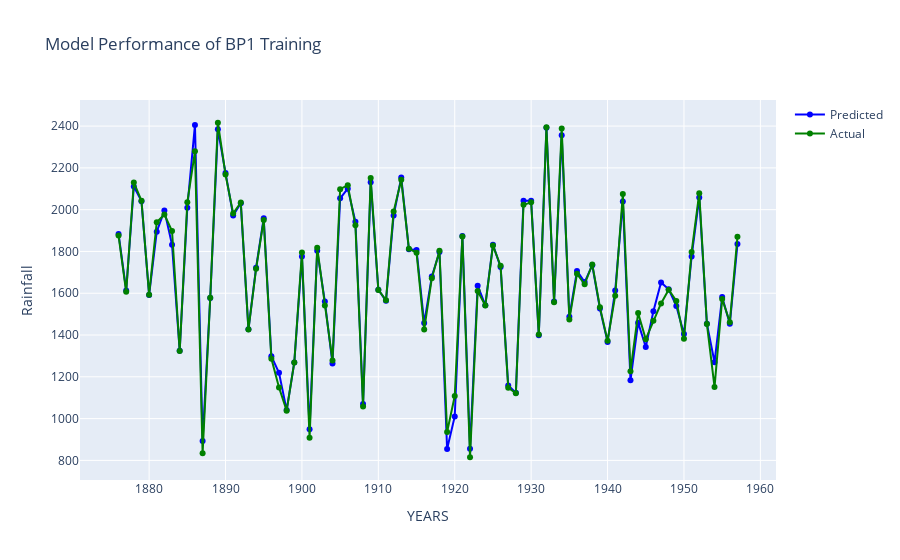
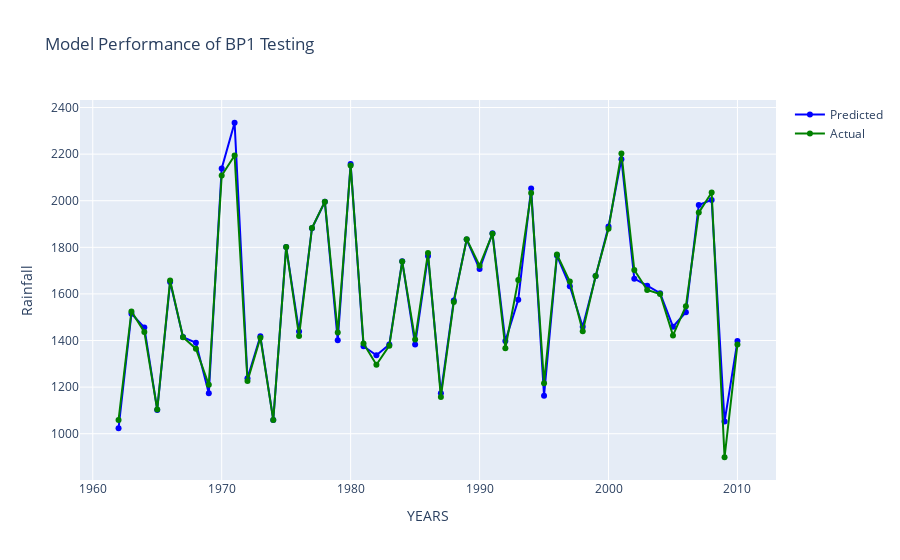
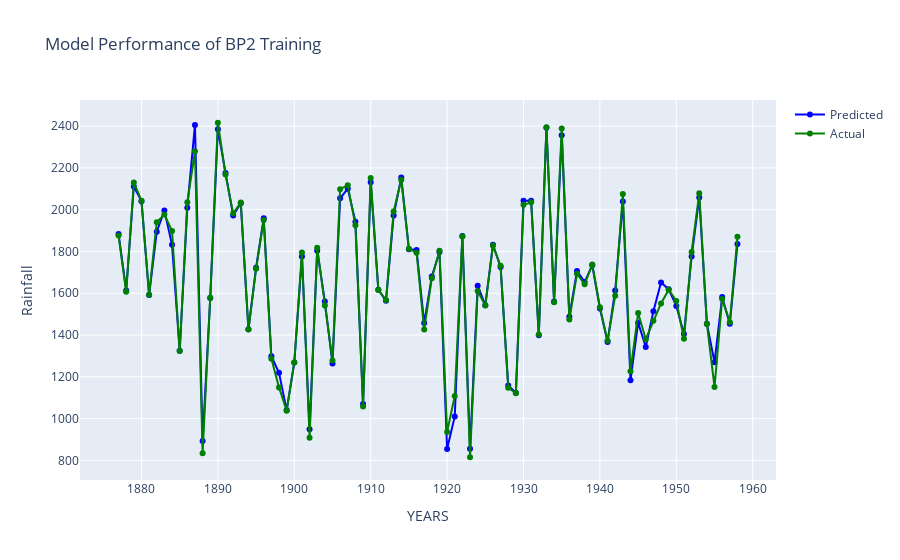
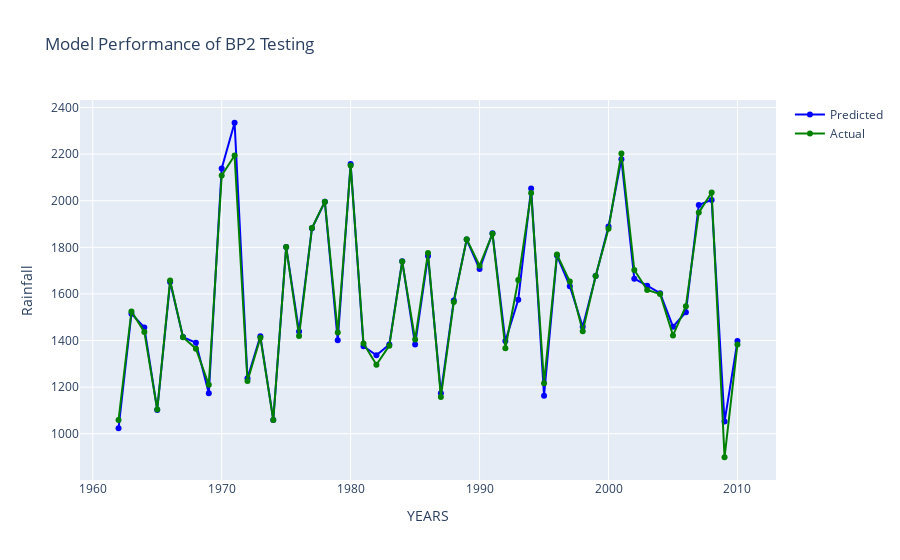

The notebook cell these images were saved under, in order:
### Code cell
import numpy as np
import pandas as pd
import random
import tensorflow as tf
from tensorflow.keras.models import Sequential
from tensorflow.keras.layers import Dense, Input
from tensorflow.keras.optimizers import SGD
from tensorflow.keras.callbacks import EarlyStopping

# Function to normalize data
def normalize_data(X, min_val, max_val):
    return (X - min_val) / (max_val - min_val)

# Function to denormalize predictions
def denorm_values(y, pred, max_val, min_val, column='t-0'):
    predictions = pred * (max_val[column] - min_val[column]) + min_val[column]
    true_val = y * (max_val[column] - min_val[column]) + min_val[column]
    return true_val, predictions

# Function to create a custom train-test split based on a condition
def train_test_split_custom(dataset, split_condition):
    split_index = dataset[dataset.iloc[:, -1] == split_condition].index[0] + 2
    train_data = dataset.iloc[:split_index, :]
    test_data = dataset.iloc[split_index:, :]
    return train_data, test_data

def train_bp_model(layers, X_train, y_train):
    pm = X_train.shape[1]

    model = Sequential([
        Input(shape=(layers,)),
        Dense(units=layers + 1, kernel_initializer='glorot_uniform', activation='sigmoid'),  # Hidden layer
        Dense(units=1, kernel_initializer='glorot_uniform', activation='sigmoid')  # Output layer
    ])

    optimizer = SGD(learning_rate=0.1, momentum=0.99, nesterov=True)
    early_stopping = EarlyStopping(monitor='loss', min_delta=0.0001, patience=100, restore_best_weights=True)

    model.compile(optimizer=optimizer, loss='mean_squared_error')
    model.fit(X_train, y_train, batch_size=16, epochs=10000, verbose=0, callbacks=[early_stopping])

    return model


np.random.seed(8)
tf.random.set_seed(8)
random.seed(8)

df_results = pd.DataFrame()

for i in range(5):
    layers = 5 + i
    data = June_Data_all[i]
    year_start = 1876 + i
    min_val = data.min()
    max_val = data.max()

    train_data, test_data = train_test_split_custom(data, 1461)

    X_train = train_data.iloc[:, 0:layers].values
    y_train = train_data.iloc[:, layers].values

    X_train = normalize_data(X_train, min_val[:layers].values, max_val[:layers].values)

    X_test = test_data.iloc[:, 0:layers].values
    y_test = test_data.iloc[:, layers].values 
    
    X_test = normalize_data(X_test, min_val[:layers].values, max_val[:layers].values)
    model = train_bp_model(layers, X_train, y_train)
    
    y_train_pred = model.predict(X_train)
    y_test_pred = model.predict(X_test)
    
    # # Denormalize training predictions
    # y_train_true, y_train_pred_denorm = denorm_values(y_train, y_train_pred, max_val, min_val, column='t-0')
    # # Denormalize testing predictions
    # y_test_true, y_test_pred_denorm = denorm_values(y_test, y_test_pred, max_val, min_val, column='t-0')

    mapping_graph(y_train_true, y_train_pred_denorm, year_start, f'BP{i+1} Training')
    metrics = calculate_metrics(y_train_true, y_train_pred_denorm)
    print(f'BP{i+1} Training')
    for key, value in metrics.items():
        print(f'{key}: {value}')
    
    mapping_graph(y_test_true, y_test_pred_denorm, year_start + len(y_train), f'BP{i+1} Testing')
    metrics = calculate_metrics(y_test_true, y_test_pred_denorm)
    print(f'BP{i+1} Testing')
    for key, value in metrics.items():
        print(f'{key}: {value}')

### Figure 1 — Plotly figure (JSON) as saved in the notebook; plotly's stock layout.template omitted (floating-point values rounded to 4 significant figures)
{"data": [{"line": {"color": "blue"}, "mode": "lines+markers", "name": "Predicted", "type": "scatter", "x": [1876, 1877, 1878, 1879, 1880, 1881, 1882, 1883, 1884, 1885, 1886, 1887, 1888, 1889, 1890, 1891, 1892, 1893, 1894, 1895, 1896, 1897, 1898, 1899, 1900, 1901, 1902, 1903, 1904, 1905, 1906, 1907, 1908, 1909, 1910, 1911, 1912, 1913, 1914, 1915, 1916, 1917, 1918, 1919, 1920, 1921, 1922, 1923, 1924, 1925, 1926, 1927, 1928, 1929, 1930, 1931, 1932, 1933, 1934, 1935, 1936, 1937, 1938, 1939, 1940, 1941, 1942, 1943, 1944, 1945, 1946, 1947, 1948, 1949, 1950, 1951, 1952, 1953, 1954, 1955, 1956, 1957], "y": [1884.0, 1614.0, 2111.0, 2041.0, 1592.0, 1895.0, 1996.0, 1832.0, 1325.0, 2010.0, 2405.0, 893.0, 1577.0, 2385.0, 2176.0, 1972.0, 2030.0, 1427.0, 1722.0, 1959.0, 1299.0, 1219.0, 1041.0, 1268.0, 1775.0, 948.8, 1804.0, 1560.0, 1264.0, 2054.0, 2101.0, 1943.0, 1070.0, 2132.0, 1617.0, 1564.0, 1972.0, 2154.0, 1810.0, 1807.0, 1457.0, 1680.0, 1797.0, 854.2, 1010.0, 1874.0, 855.2, 1636.0, 1543.0, 1832.0, 1725.0, 1158.0, 1124.0, 2043.0, 2043.0, 1399.0, 2392.0, 1560.0, 2356.0, 1487.0, 1707.0, 1653.0, 1734.0, 1527.0, 1367.0, 1613.0, 2039.0, 1184.0, 1459.0, 1343.0, 1513.0, 1652.0, 1619.0, 1539.0, 1405.0, 1775.0, 2058.0, 1454.0, 1270.0, 1582.0, 1453.0, 1835.0]}, {"line": {"color": "green"}, "mode": "lines+markers", "name": "Actual", "type": "scatter", "x": [1876, 1877, 1878, 1879, 1880, 1881, 1882, 1883, 1884, 1885, 1886, 1887, 1888, 1889, 1890, 1891, 1892, 1893, 1894, 1895, 1896, 1897, 1898, 1899, 1900, 1901, 1902, 1903, 1904, 1905, 1906, 1907, 1908, 1909, 1910, 1911, 1912, 1913, 1914, 1915, 1916, 1917, 1918, 1919, 1920, 1921, 1922, 1923, 1924, 1925, 1926, 1927, 1928, 1929, 1930, 1931, 1932, 1933, 1934, 1935, 1936, 1937, 1938, 1939, 1940, 1941, 1942, 1943, 1944, 1945, 1946, 1947, 1948, 1949, 1950, 1951, 1952, 1953, 1954, 1955, 1956, 1957], "y": [1876, 1607, 2130, 2043, 1593, 1940, 1977, 1898, 1323, 2035, 2279, 834, 1579, 2416, 2168, 1982, 2034, 1426, 1717, 1951, 1287, 1149, 1038, 1269, 1795, 908, 1818, 1541, 1278, 2098, 2117, 1925, 1058, 2151, 1616, 1567, 1991, 2143, 1813, 1794, 1426, 1672, 1803, 936, 1108, 1871, 815, 1611, 1541, 1828, 1731, 1148, 1121, 2023, 2035, 1402, 2394, 1557, 2388, 1474, 1693, 1643, 1738, 1533, 1372, 1588, 2075, 1227, 1505, 1380, 1468, 1551, 1617, 1563, 1382, 1797, 2079, 1453, 1151, 1573, 1461, 1870]}], "layout": {"autosize": true, "title": {"text": "Model Performance of BP1 Training"}, "xaxis": {"autorange": true, "range": [1871.0, 1962.0], "title": {"text": "YEARS"}, "type": "linear"}, "yaxis": {"autorange": true, "range": [682.9, 2548.0], "title": {"text": "Rainfall"}, "type": "linear"}}}

### Figure 2 — Plotly figure (JSON) as saved in the notebook; plotly's stock layout.template omitted (floating-point values rounded to 4 significant figures)
{"data": [{"line": {"color": "blue"}, "mode": "lines+markers", "name": "Predicted", "type": "scatter", "x": [1962, 1963, 1964, 1965, 1966, 1967, 1968, 1969, 1970, 1971, 1972, 1973, 1974, 1975, 1976, 1977, 1978, 1979, 1980, 1981, 1982, 1983, 1984, 1985, 1986, 1987, 1988, 1989, 1990, 1991, 1992, 1993, 1994, 1995, 1996, 1997, 1998, 1999, 2000, 2001, 2002, 2003, 2004, 2005, 2006, 2007, 2008, 2009, 2010], "y": [1024.0, 1515.0, 1456.0, 1102.0, 1651.0, 1415.0, 1391.0, 1174.0, 2138.0, 2335.0, 1238.0, 1419.0, 1059.0, 1801.0, 1438.0, 1881.0, 1995.0, 1401.0, 2157.0, 1375.0, 1337.0, 1383.0, 1741.0, 1382.0, 1763.0, 1174.0, 1572.0, 1833.0, 1707.0, 1861.0, 1398.0, 1575.0, 2052.0, 1163.0, 1765.0, 1633.0, 1459.0, 1677.0, 1889.0, 2179.0, 1666.0, 1635.0, 1603.0, 1459.0, 1521.0, 1982.0, 2003.0, 1052.0, 1398.0]}, {"line": {"color": "green"}, "mode": "lines+markers", "name": "Actual", "type": "scatter", "x": [1962, 1963, 1964, 1965, 1966, 1967, 1968, 1969, 1970, 1971, 1972, 1973, 1974, 1975, 1976, 1977, 1978, 1979, 1980, 1981, 1982, 1983, 1984, 1985, 1986, 1987, 1988, 1989, 1990, 1991, 1992, 1993, 1994, 1995, 1996, 1997, 1998, 1999, 2000, 2001, 2002, 2003, 2004, 2005, 2006, 2007, 2008, 2009, 2010], "y": [1059, 1525, 1437, 1104, 1658, 1414, 1365, 1210, 2108, 2194, 1226, 1412, 1059, 1801, 1419, 1883, 1996, 1434, 2151, 1387, 1296, 1378, 1739, 1404, 1776, 1158, 1565, 1835, 1721, 1858, 1367, 1660, 2033, 1217, 1769, 1653, 1440, 1677, 1880, 2203, 1703, 1617, 1600, 1422, 1547, 1949, 2035, 899, 1383]}], "layout": {"autosize": true, "title": {"text": "Model Performance of BP1 Testing"}, "xaxis": {"autorange": true, "range": [1959.0, 2013.0], "title": {"text": "YEARS"}, "type": "linear"}, "yaxis": {"autorange": true, "range": [780.5, 2453.0], "title": {"text": "Rainfall"}, "type": "linear"}}}

### Figure 3 — Plotly figure (JSON) as saved in the notebook; plotly's stock layout.template omitted (floating-point values rounded to 4 significant figures)
{"data": [{"line": {"color": "blue"}, "mode": "lines+markers", "name": "Predicted", "type": "scatter", "x": [1877, 1878, 1879, 1880, 1881, 1882, 1883, 1884, 1885, 1886, 1887, 1888, 1889, 1890, 1891, 1892, 1893, 1894, 1895, 1896, 1897, 1898, 1899, 1900, 1901, 1902, 1903, 1904, 1905, 1906, 1907, 1908, 1909, 1910, 1911, 1912, 1913, 1914, 1915, 1916, 1917, 1918, 1919, 1920, 1921, 1922, 1923, 1924, 1925, 1926, 1927, 1928, 1929, 1930, 1931, 1932, 1933, 1934, 1935, 1936, 1937, 1938, 1939, 1940, 1941, 1942, 1943, 1944, 1945, 1946, 1947, 1948, 1949, 1950, 1951, 1952, 1953, 1954, 1955, 1956, 1957, 1958], "y": [1884.0, 1614.0, 2111.0, 2041.0, 1592.0, 1895.0, 1996.0, 1832.0, 1325.0, 2010.0, 2405.0, 893.0, 1577.0, 2385.0, 2176.0, 1972.0, 2030.0, 1427.0, 1722.0, 1959.0, 1299.0, 1219.0, 1041.0, 1268.0, 1775.0, 948.8, 1804.0, 1560.0, 1264.0, 2054.0, 2101.0, 1943.0, 1070.0, 2132.0, 1617.0, 1564.0, 1972.0, 2154.0, 1810.0, 1807.0, 1457.0, 1680.0, 1797.0, 854.2, 1010.0, 1874.0, 855.2, 1636.0, 1543.0, 1832.0, 1725.0, 1158.0, 1124.0, 2043.0, 2043.0, 1399.0, 2392.0, 1560.0, 2356.0, 1487.0, 1707.0, 1653.0, 1734.0, 1527.0, 1367.0, 1613.0, 2039.0, 1184.0, 1459.0, 1343.0, 1513.0, 1652.0, 1619.0, 1539.0, 1405.0, 1775.0, 2058.0, 1454.0, 1270.0, 1582.0, 1453.0, 1835.0]}, {"line": {"color": "green"}, "mode": "lines+markers", "name": "Actual", "type": "scatter", "x": [1877, 1878, 1879, 1880, 1881, 1882, 1883, 1884, 1885, 1886, 1887, 1888, 1889, 1890, 1891, 1892, 1893, 1894, 1895, 1896, 1897, 1898, 1899, 1900, 1901, 1902, 1903, 1904, 1905, 1906, 1907, 1908, 1909, 1910, 1911, 1912, 1913, 1914, 1915, 1916, 1917, 1918, 1919, 1920, 1921, 1922, 1923, 1924, 1925, 1926, 1927, 1928, 1929, 1930, 1931, 1932, 1933, 1934, 1935, 1936, 1937, 1938, 1939, 1940, 1941, 1942, 1943, 1944, 1945, 1946, 1947, 1948, 1949, 1950, 1951, 1952, 1953, 1954, 1955, 1956, 1957, 1958], "y": [1876, 1607, 2130, 2043, 1593, 1940, 1977, 1898, 1323, 2035, 2279, 834, 1579, 2416, 2168, 1982, 2034, 1426, 1717, 1951, 1287, 1149, 1038, 1269, 1795, 908, 1818, 1541, 1278, 2098, 2117, 1925, 1058, 2151, 1616, 1567, 1991, 2143, 1813, 1794, 1426, 1672, 1803, 936, 1108, 1871, 815, 1611, 1541, 1828, 1731, 1148, 1121, 2023, 2035, 1402, 2394, 1557, 2388, 1474, 1693, 1643, 1738, 1533, 1372, 1588, 2075, 1227, 1505, 1380, 1468, 1551, 1617, 1563, 1382, 1797, 2079, 1453, 1151, 1573, 1461, 1870]}], "layout": {"autosize": true, "title": {"text": "Model Performance of BP2 Training"}, "xaxis": {"autorange": true, "range": [1872.0, 1963.0], "title": {"text": "YEARS"}, "type": "linear"}, "yaxis": {"autorange": true, "range": [682.9, 2548.0], "title": {"text": "Rainfall"}, "type": "linear"}}}

### Figure 4 — Plotly figure (JSON) as saved in the notebook; plotly's stock layout.template omitted (floating-point values rounded to 4 significant figures)
{"data": [{"line": {"color": "blue"}, "mode": "lines+markers", "name": "Predicted", "type": "scatter", "x": [1962, 1963, 1964, 1965, 1966, 1967, 1968, 1969, 1970, 1971, 1972, 1973, 1974, 1975, 1976, 1977, 1978, 1979, 1980, 1981, 1982, 1983, 1984, 1985, 1986, 1987, 1988, 1989, 1990, 1991, 1992, 1993, 1994, 1995, 1996, 1997, 1998, 1999, 2000, 2001, 2002, 2003, 2004, 2005, 2006, 2007, 2008, 2009, 2010], "y": [1024.0, 1515.0, 1456.0, 1102.0, 1651.0, 1415.0, 1391.0, 1174.0, 2138.0, 2335.0, 1238.0, 1419.0, 1059.0, 1801.0, 1438.0, 1881.0, 1995.0, 1401.0, 2157.0, 1375.0, 1337.0, 1383.0, 1741.0, 1382.0, 1763.0, 1174.0, 1572.0, 1833.0, 1707.0, 1861.0, 1398.0, 1575.0, 2052.0, 1163.0, 1765.0, 1633.0, 1459.0, 1677.0, 1889.0, 2179.0, 1666.0, 1635.0, 1603.0, 1459.0, 1521.0, 1982.0, 2003.0, 1052.0, 1398.0]}, {"line": {"color": "green"}, "mode": "lines+markers", "name": "Actual", "type": "scatter", "x": [1962, 1963, 1964, 1965, 1966, 1967, 1968, 1969, 1970, 1971, 1972, 1973, 1974, 1975, 1976, 1977, 1978, 1979, 1980, 1981, 1982, 1983, 1984, 1985, 1986, 1987, 1988, 1989, 1990, 1991, 1992, 1993, 1994, 1995, 1996, 1997, 1998, 1999, 2000, 2001, 2002, 2003, 2004, 2005, 2006, 2007, 2008, 2009, 2010], "y": [1059, 1525, 1437, 1104, 1658, 1414, 1365, 1210, 2108, 2194, 1226, 1412, 1059, 1801, 1419, 1883, 1996, 1434, 2151, 1387, 1296, 1378, 1739, 1404, 1776, 1158, 1565, 1835, 1721, 1858, 1367, 1660, 2033, 1217, 1769, 1653, 1440, 1677, 1880, 2203, 1703, 1617, 1600, 1422, 1547, 1949, 2035, 899, 1383]}], "layout": {"autosize": true, "title": {"text": "Model Performance of BP2 Testing"}, "xaxis": {"autorange": true, "range": [1959.0, 2013.0], "title": {"text": "YEARS"}, "type": "linear"}, "yaxis": {"autorange": true, "range": [780.5, 2453.0], "title": {"text": "Rainfall"}, "type": "linear"}}}
